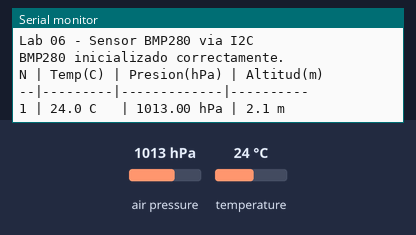
A program run on a simulated Arduino Uno, built with avr-gcc and run on an emulated ATmega328P. Parts: the last lines printed to the serial monitor. The inputs (shaded band) are chosen by the test bench; at power-on: air pressure 1013 hPa, temperature 24 °C.

Above: at 3.8 s.
3.9 s: air pressure set to 952 hPa
At 6.7 s:
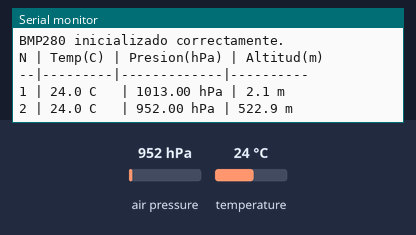
7.3 s: temperature set to 12 °C
At 10.2 s:
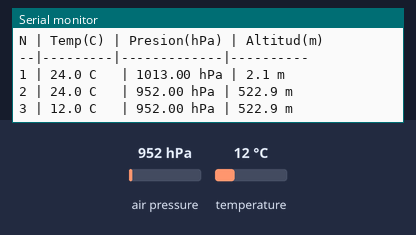
10.7 s: air pressure set to 975 hPa
At 12.4 s:
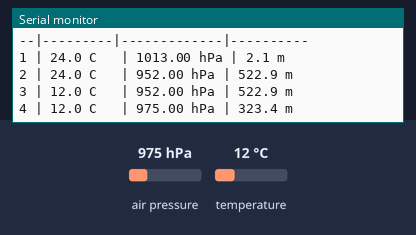
Timing chart, 0 to 13.9 s (numbered marks = the images above; inputs shaded):
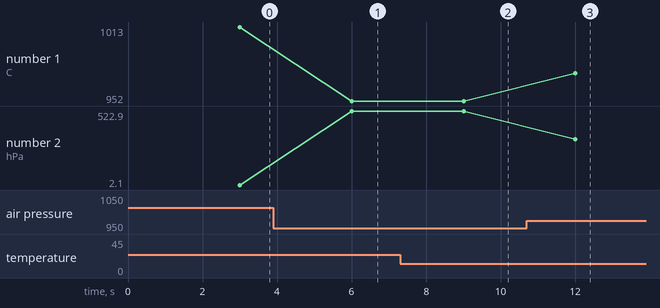

The program:

main.cpp
```cpp
#include <Arduino.h>
#include <Wire.h>
#include <Adafruit_BMP280.h>

Adafruit_BMP280 bmp; // Objeto del sensor

const float PRESION_MAR = 1013.25;  // hPa al nivel del mar
unsigned long ultimaLectura = 0;
const long INTERVALO = 3000;  // leer cada 3 segundos
int numerolectura = 0;

void setup() {
    Serial.begin(115200);
    // En Arduino UNO, Wire.begin() automáticamente usa A4 (SDA) y A5 (SCL)
    Wire.begin();

    Serial.println("\nLab 06 - Sensor BMP280 via I2C");

    // Iniciar sensor (Intenta 0x76, si falla, cambia a 0x77)
    if (!bmp.begin(0x76)) {
        Serial.println("ERROR: BMP280 no encontrado. Verifica cables A4 y A5.");
        while (1) { delay(100); }  // Detener ejecución
    }

    // Configuración de precisión (como lo pide tu manual)
    bmp.setSampling(Adafruit_BMP280::MODE_NORMAL,
                    Adafruit_BMP280::SAMPLING_X2,
                    Adafruit_BMP280::SAMPLING_X16,
                    Adafruit_BMP280::FILTER_X16,
                    Adafruit_BMP280::STANDBY_MS_500);

    Serial.println("BMP280 inicializado correctamente.");
    Serial.println("N | Temp(C) | Presion(hPa) | Altitud(m)");
    Serial.println("--|---------|-------------|----------");
}

void loop() {
    // Temporizador no bloqueante usando millis()
    if (millis() - ultimaLectura >= INTERVALO) {
        ultimaLectura = millis();
        numerolectura++;

        float temp   = bmp.readTemperature();
        float presion = bmp.readPressure() / 100.0F;  // Convertir de Pa a hPa
        float altitud = bmp.readAltitude(PRESION_MAR);

        Serial.print(numerolectura); Serial.print(" | ");
        Serial.print(temp, 1); Serial.print(" C   | ");
        Serial.print(presion, 2); Serial.print(" hPa | ");
        Serial.print(altitud, 1); Serial.println(" m");
    }
}
```

Measured:
- after the input at 3.9 s, the serial monitor: prints a new line after 2.1 s (image 1)
- after the input at 7.3 s, the serial monitor: prints a new line after 1.7 s (image 2)
- after the input at 10.7 s, the serial monitor: prints a new line after 1.3 s (image 3)
- plotted number 1: 1013 → 952 after the input at 3.9 s, 952 → 975 after the input at 10.7 s
- plotted number 2: 2.1 → 522.9 after the input at 3.9 s, 522.9 → 323.4 after the input at 10.7 s
